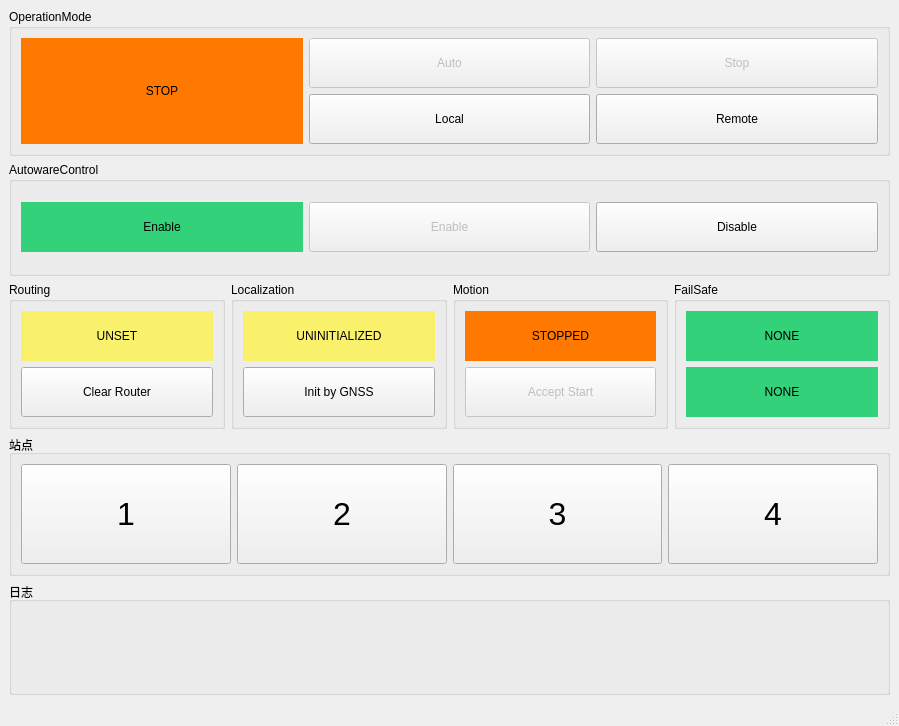
<?xml version="1.0" encoding="UTF-8"?>
<ui version="4.0">
 <class>MainWindow</class>
 <widget class="QMainWindow" name="MainWindow">
  <property name="geometry">
   <rect>
    <x>0</x>
    <y>0</y>
    <width>899</width>
    <height>726</height>
   </rect>
  </property>
  <property name="windowTitle">
   <string>Autoware</string>
  </property>
  <widget class="QWidget" name="centralwidget">
   <layout class="QVBoxLayout" name="verticalLayout_2">
    <item>
     <widget class="QGroupBox" name="groupBox_operation_mode">
      <property name="title">
       <string>OperationMode</string>
      </property>
      <layout class="QGridLayout" name="gridLayout">
       <item row="0" column="0" rowspan="2">
        <widget class="QLabel" name="label_state_operation_mode">
         <property name="minimumSize">
          <size>
           <width>0</width>
           <height>100</height>
          </size>
         </property>
         <property name="maximumSize">
          <size>
           <width>16777215</width>
           <height>16777215</height>
          </size>
         </property>
         <property name="styleSheet">
          <string notr="true">background-color: rgb(255, 120, 0);</string>
         </property>
         <property name="text">
          <string>&lt;html&gt;&lt;head/&gt;&lt;body&gt;&lt;p align=&quot;center&quot;&gt;STOP&lt;/p&gt;&lt;/body&gt;&lt;/html&gt;</string>
         </property>
        </widget>
       </item>
       <item row="0" column="1">
        <widget class="QPushButton" name="pushButton_auto">
         <property name="enabled">
          <bool>false</bool>
         </property>
         <property name="minimumSize">
          <size>
           <width>0</width>
           <height>50</height>
          </size>
         </property>
         <property name="text">
          <string>Auto</string>
         </property>
        </widget>
       </item>
       <item row="0" column="2">
        <widget class="QPushButton" name="pushButton_stop">
         <property name="enabled">
          <bool>false</bool>
         </property>
         <property name="minimumSize">
          <size>
           <width>0</width>
           <height>50</height>
          </size>
         </property>
         <property name="text">
          <string>Stop</string>
         </property>
        </widget>
       </item>
       <item row="1" column="1">
        <widget class="QPushButton" name="pushButton_local">
         <property name="minimumSize">
          <size>
           <width>0</width>
           <height>50</height>
          </size>
         </property>
         <property name="text">
          <string>Local</string>
         </property>
        </widget>
       </item>
       <item row="1" column="2">
        <widget class="QPushButton" name="pushButton_remote">
         <property name="minimumSize">
          <size>
           <width>0</width>
           <height>50</height>
          </size>
         </property>
         <property name="text">
          <string>Remote</string>
         </property>
        </widget>
       </item>
      </layout>
     </widget>
    </item>
    <item>
     <widget class="QGroupBox" name="groupBox_autoware_control">
      <property name="title">
       <string>AutowareControl</string>
      </property>
      <layout class="QGridLayout" name="gridLayout_2">
       <item row="0" column="0">
        <widget class="QLabel" name="label_state_autoware_control">
         <property name="minimumSize">
          <size>
           <width>0</width>
           <height>50</height>
          </size>
         </property>
         <property name="maximumSize">
          <size>
           <width>16777215</width>
           <height>16777215</height>
          </size>
         </property>
         <property name="styleSheet">
          <string notr="true">background-color: rgb(51, 209, 122);</string>
         </property>
         <property name="text">
          <string>&lt;html&gt;&lt;head/&gt;&lt;body&gt;&lt;p align=&quot;center&quot;&gt;Enable&lt;/p&gt;&lt;/body&gt;&lt;/html&gt;</string>
         </property>
        </widget>
       </item>
       <item row="0" column="1">
        <widget class="QPushButton" name="pushButton_enable">
         <property name="enabled">
          <bool>false</bool>
         </property>
         <property name="minimumSize">
          <size>
           <width>0</width>
           <height>50</height>
          </size>
         </property>
         <property name="text">
          <string>Enable</string>
         </property>
        </widget>
       </item>
       <item row="0" column="2">
        <widget class="QPushButton" name="pushButton_disable">
         <property name="minimumSize">
          <size>
           <width>0</width>
           <height>50</height>
          </size>
         </property>
         <property name="text">
          <string>Disable</string>
         </property>
        </widget>
       </item>
      </layout>
     </widget>
    </item>
    <item>
     <layout class="QHBoxLayout" name="horizontalLayout">
      <item>
       <widget class="QGroupBox" name="groupBox_routing">
        <property name="title">
         <string>Routing</string>
        </property>
        <layout class="QGridLayout" name="gridLayout_3">
         <item row="0" column="0">
          <widget class="QLabel" name="label_state_routing">
           <property name="minimumSize">
            <size>
             <width>0</width>
             <height>50</height>
            </size>
           </property>
           <property name="maximumSize">
            <size>
             <width>16777215</width>
             <height>50</height>
            </size>
           </property>
           <property name="styleSheet">
            <string notr="true">background-color: rgb(249, 240, 107);</string>
           </property>
           <property name="text">
            <string>&lt;html&gt;&lt;head/&gt;&lt;body&gt;&lt;p align=&quot;center&quot;&gt;UNSET&lt;/p&gt;&lt;/body&gt;&lt;/html&gt;</string>
           </property>
          </widget>
         </item>
         <item row="1" column="0">
          <widget class="QPushButton" name="pushButton_clear_router">
           <property name="enabled">
            <bool>true</bool>
           </property>
           <property name="minimumSize">
            <size>
             <width>0</width>
             <height>50</height>
            </size>
           </property>
           <property name="text">
            <string>Clear Router</string>
           </property>
          </widget>
         </item>
        </layout>
       </widget>
      </item>
      <item>
       <widget class="QGroupBox" name="groupBox_Localization">
        <property name="title">
         <string>Localization</string>
        </property>
        <layout class="QGridLayout" name="gridLayout_4">
         <item row="0" column="0">
          <widget class="QLabel" name="label_state_localization">
           <property name="minimumSize">
            <size>
             <width>0</width>
             <height>50</height>
            </size>
           </property>
           <property name="maximumSize">
            <size>
             <width>16777215</width>
             <height>50</height>
            </size>
           </property>
           <property name="styleSheet">
            <string notr="true">background-color: rgb(249, 240, 107);</string>
           </property>
           <property name="text">
            <string>&lt;html&gt;&lt;head/&gt;&lt;body&gt;&lt;p align=&quot;center&quot;&gt;UNINITIALIZED&lt;/p&gt;&lt;/body&gt;&lt;/html&gt;</string>
           </property>
          </widget>
         </item>
         <item row="1" column="0">
          <widget class="QPushButton" name="pushButton_init_gnss">
           <property name="minimumSize">
            <size>
             <width>0</width>
             <height>50</height>
            </size>
           </property>
           <property name="text">
            <string>Init by GNSS</string>
           </property>
          </widget>
         </item>
        </layout>
       </widget>
      </item>
      <item>
       <widget class="QGroupBox" name="groupBox">
        <property name="title">
         <string>Motion</string>
        </property>
        <layout class="QGridLayout" name="gridLayout_5">
         <item row="0" column="0">
          <widget class="QLabel" name="label_state_motion">
           <property name="minimumSize">
            <size>
             <width>0</width>
             <height>50</height>
            </size>
           </property>
           <property name="maximumSize">
            <size>
             <width>16777215</width>
             <height>50</height>
            </size>
           </property>
           <property name="styleSheet">
            <string notr="true">background-color: rgb(255, 120, 0);</string>
           </property>
           <property name="text">
            <string>&lt;html&gt;&lt;head/&gt;&lt;body&gt;&lt;p align=&quot;center&quot;&gt;STOPPED&lt;/p&gt;&lt;/body&gt;&lt;/html&gt;</string>
           </property>
          </widget>
         </item>
         <item row="1" column="0">
          <widget class="QPushButton" name="pushButton_accept_start">
           <property name="enabled">
            <bool>false</bool>
           </property>
           <property name="minimumSize">
            <size>
             <width>0</width>
             <height>50</height>
            </size>
           </property>
           <property name="text">
            <string>Accept Start</string>
           </property>
          </widget>
         </item>
        </layout>
       </widget>
      </item>
      <item>
       <widget class="QGroupBox" name="groupBox_failsafe">
        <property name="title">
         <string>FailSafe</string>
        </property>
        <layout class="QGridLayout" name="gridLayout_6">
         <item row="0" column="0">
          <widget class="QLabel" name="label_failsafe1">
           <property name="minimumSize">
            <size>
             <width>0</width>
             <height>50</height>
            </size>
           </property>
           <property name="maximumSize">
            <size>
             <width>16777215</width>
             <height>50</height>
            </size>
           </property>
           <property name="styleSheet">
            <string notr="true">background-color: rgb(51, 209, 122);</string>
           </property>
           <property name="text">
            <string>&lt;html&gt;&lt;head/&gt;&lt;body&gt;&lt;p align=&quot;center&quot;&gt;NONE&lt;/p&gt;&lt;/body&gt;&lt;/html&gt;</string>
           </property>
          </widget>
         </item>
         <item row="1" column="0">
          <widget class="QLabel" name="label_failsafe2">
           <property name="minimumSize">
            <size>
             <width>0</width>
             <height>50</height>
            </size>
           </property>
           <property name="maximumSize">
            <size>
             <width>16777215</width>
             <height>50</height>
            </size>
           </property>
           <property name="styleSheet">
            <string notr="true">background-color: rgb(51, 209, 122);</string>
           </property>
           <property name="text">
            <string>&lt;html&gt;&lt;head/&gt;&lt;body&gt;&lt;p align=&quot;center&quot;&gt;NONE&lt;/p&gt;&lt;/body&gt;&lt;/html&gt;</string>
           </property>
          </widget>
         </item>
        </layout>
       </widget>
      </item>
     </layout>
    </item>
    <item>
     <widget class="QGroupBox" name="groupBox_2">
      <property name="title">
       <string>站点</string>
      </property>
      <layout class="QGridLayout" name="gridLayout_7">
       <item row="0" column="0">
        <widget class="QPushButton" name="pushButton_station_1">
         <property name="minimumSize">
          <size>
           <width>0</width>
           <height>100</height>
          </size>
         </property>
         <property name="maximumSize">
          <size>
           <width>16777215</width>
           <height>16777215</height>
          </size>
         </property>
         <property name="font">
          <font>
           <pointsize>24</pointsize>
          </font>
         </property>
         <property name="text">
          <string>1</string>
         </property>
        </widget>
       </item>
       <item row="0" column="1">
        <widget class="QPushButton" name="pushButton_station_2">
         <property name="minimumSize">
          <size>
           <width>0</width>
           <height>100</height>
          </size>
         </property>
         <property name="maximumSize">
          <size>
           <width>16777215</width>
           <height>16777215</height>
          </size>
         </property>
         <property name="font">
          <font>
           <pointsize>24</pointsize>
          </font>
         </property>
         <property name="text">
          <string>2</string>
         </property>
        </widget>
       </item>
       <item row="0" column="2">
        <widget class="QPushButton" name="pushButton_station_3">
         <property name="minimumSize">
          <size>
           <width>0</width>
           <height>100</height>
          </size>
         </property>
         <property name="maximumSize">
          <size>
           <width>16777215</width>
           <height>16777215</height>
          </size>
         </property>
         <property name="font">
          <font>
           <pointsize>24</pointsize>
          </font>
         </property>
         <property name="text">
          <string>3</string>
         </property>
        </widget>
       </item>
       <item row="0" column="3">
        <widget class="QPushButton" name="pushButton_station_4">
         <property name="enabled">
          <bool>true</bool>
         </property>
         <property name="minimumSize">
          <size>
           <width>0</width>
           <height>100</height>
          </size>
         </property>
         <property name="maximumSize">
          <size>
           <width>16777215</width>
           <height>16777215</height>
          </size>
         </property>
         <property name="font">
          <font>
           <pointsize>24</pointsize>
          </font>
         </property>
         <property name="inputMethodHints">
          <set>Qt::ImhNone</set>
         </property>
         <property name="text">
          <string>4</string>
         </property>
         <property name="autoDefault">
          <bool>false</bool>
         </property>
         <property name="default">
          <bool>false</bool>
         </property>
         <property name="flat">
          <bool>false</bool>
         </property>
        </widget>
       </item>
      </layout>
     </widget>
    </item>
    <item>
     <widget class="QGroupBox" name="groupBox_3">
      <property name="title">
       <string>日志</string>
      </property>
      <layout class="QVBoxLayout" name="verticalLayout">
       <item>
        <widget class="QLabel" name="label_message_station">
         <property name="minimumSize">
          <size>
           <width>0</width>
           <height>50</height>
          </size>
         </property>
         <property name="text">
          <string>&lt;html&gt;&lt;head/&gt;&lt;body&gt;&lt;p align=&quot;center&quot;&gt;&lt;br/&gt;&lt;/p&gt;&lt;/body&gt;&lt;/html&gt;</string>
         </property>
         <property name="margin">
          <number>8</number>
         </property>
        </widget>
       </item>
      </layout>
     </widget>
    </item>
   </layout>
  </widget>
  <widget class="QMenuBar" name="menubar">
   <property name="geometry">
    <rect>
     <x>0</x>
     <y>0</y>
     <width>899</width>
     <height>28</height>
    </rect>
   </property>
  </widget>
  <widget class="QStatusBar" name="statusbar"/>
 </widget>
 <resources/>
 <connections/>
</ui>
